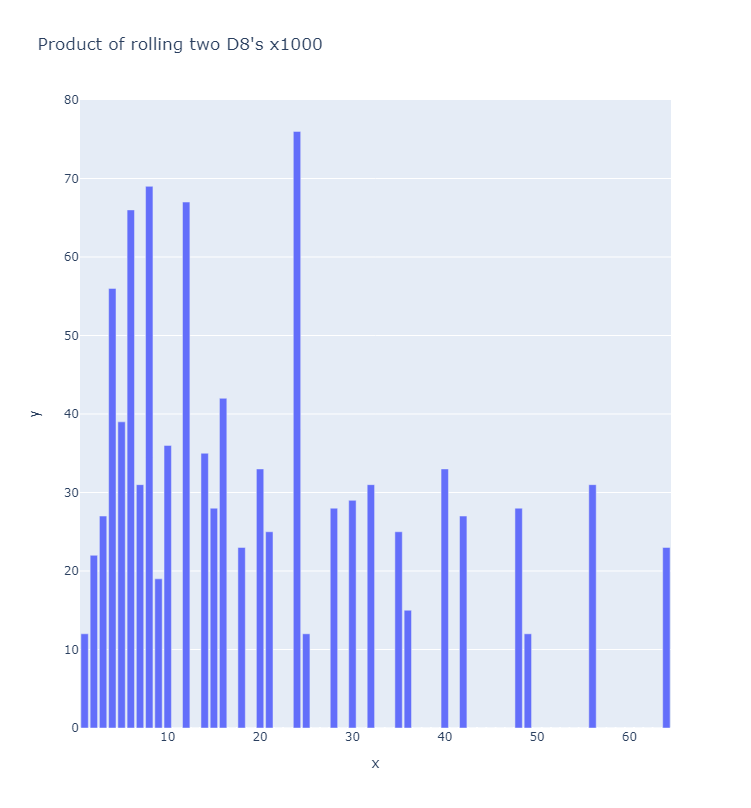

Reproduce this figure in Python.
import plotly.express as px

from die import Die

die1 = Die(8)
die2 = Die(8)

rolls = []

for roll_num in range(1000):
    result = die1.roll() * die2.roll()
    rolls.append(result)

freqs = []
possible_results = range(1, die1.num_sides * die2.num_sides + 1) # min is 1, max is 8 * 8 + 1

for value in possible_results:
    frequency = rolls.count(value)
    freqs.append(frequency)

title = "Product of rolling two D8's x1000"
fig = px.bar(x=possible_results, y=freqs, title=title)

fig.show()
